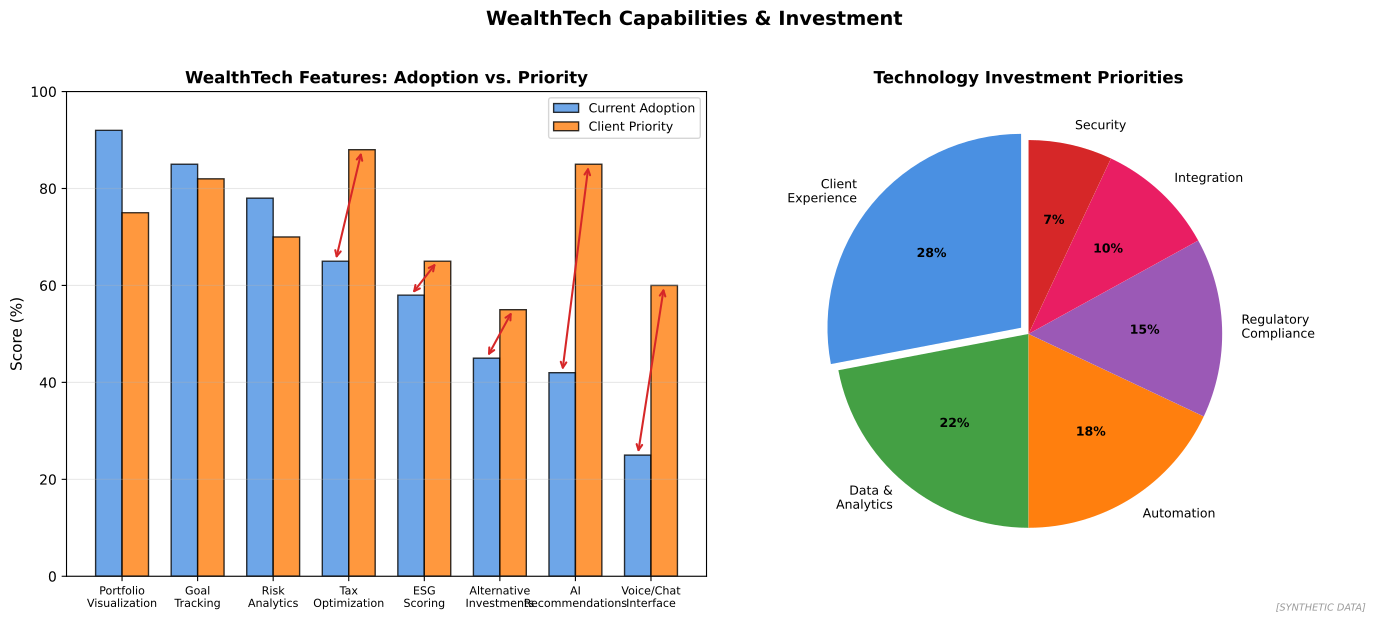

Recreate this plot in Python.
"""
WealthTech Features
Key technology capabilities

Output: wealth_tech_features.pdf
Module: module_04_trad_finance
Lesson: 46 - Wealth Management
"""

from pathlib import Path
import matplotlib.pyplot as plt
import numpy as np

CHART_METADATA = {
    'title': 'WealthTech Features',
    'module': 'module_04_trad_finance',
    'lesson': 46,
    'url': 'https://github.com/Digital-AI-Finance/digital-finance/tree/main/module_04_trad_finance/figures/wealth_tech_features'
}

plt.rcParams.update({'font.size': 10, 'axes.labelsize': 10})

def create_chart():
    fig, axes = plt.subplots(1, 2, figsize=(14, 6))

    # Feature adoption rates
    ax1 = axes[0]

    features = ['Portfolio\nVisualization', 'Goal\nTracking', 'Risk\nAnalytics', 'Tax\nOptimization',
                'ESG\nScoring', 'Alternative\nInvestments', 'AI\nRecommendations', 'Voice/Chat\nInterface']
    adoption = [92, 85, 78, 65, 58, 45, 42, 25]
    priority = [75, 82, 70, 88, 65, 55, 85, 60]  # Client priority score

    x = np.arange(len(features))
    width = 0.35

    bars1 = ax1.bar(x - width/2, adoption, width, label='Current Adoption',
                    color='#4A90E2', alpha=0.8, edgecolor='black')
    bars2 = ax1.bar(x + width/2, priority, width, label='Client Priority',
                    color='#FF7F0E', alpha=0.8, edgecolor='black')

    ax1.set_ylabel('Score (%)', fontsize=11)
    ax1.set_title('WealthTech Features: Adoption vs. Priority', fontsize=12, fontweight='bold')
    ax1.set_xticks(x)
    ax1.set_xticklabels(features, fontsize=8)
    ax1.legend(loc='upper right', fontsize=9)
    ax1.set_ylim(0, 100)
    ax1.yaxis.grid(True, alpha=0.3)

    # Highlight gaps
    for i, (a, p) in enumerate(zip(adoption, priority)):
        if p > a:
            ax1.annotate('', xy=(i + width/2, p), xytext=(i - width/2, a),
                        arrowprops=dict(arrowstyle='<->', color='#D62728', lw=1.5))

    # Technology investment priorities
    ax2 = axes[1]

    priorities = ['Client\nExperience', 'Data &\nAnalytics', 'Automation', 'Regulatory\nCompliance',
                  'Integration', 'Security']
    investment = [28, 22, 18, 15, 10, 7]
    colors = ['#4A90E2', '#44A044', '#FF7F0E', '#9B59B6', '#E91E63', '#D62728']

    wedges, texts, autotexts = ax2.pie(investment, labels=priorities, autopct='%1.0f%%',
                                        colors=colors, startangle=90,
                                        explode=[0.05, 0, 0, 0, 0, 0])

    for autotext in autotexts:
        autotext.set_fontweight('bold')
        autotext.set_fontsize(9)
    for text in texts:
        text.set_fontsize(9)

    ax2.set_title('Technology Investment Priorities', fontsize=12, fontweight='bold')

    fig.suptitle('WealthTech Capabilities & Investment', fontsize=14, fontweight='bold', y=1.02)
    fig.text(0.98, 0.02, '[SYNTHETIC DATA]', fontsize=7, color='#999999', ha='right', style='italic')
    plt.tight_layout()

    output_path = Path(__file__).parent / 'wealth_tech_features.pdf'
    plt.savefig(output_path, format='pdf', dpi=300, bbox_inches='tight')
    plt.close()
    print(f"Chart saved to: {output_path}")
    return output_path

if __name__ == '__main__':
    create_chart()
